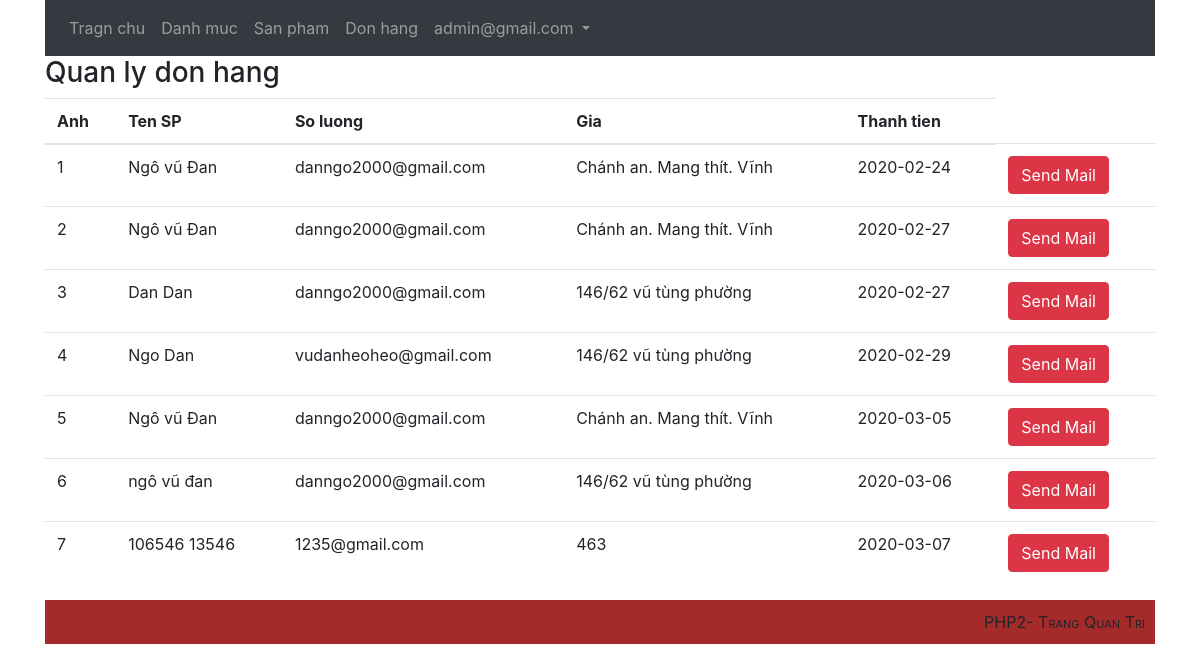
Screenshot of /admin/index.php?ctrller=donhang (signed in) with the database file from the repository.
### tables this page shows
CREATE TABLE `customer` (
  `id` int(10) NOT NULL,
  `full_name` varchar(100) NOT NULL,
  `email` varchar(255) NOT NULL,
  `address` varchar(25) NOT NULL,
  `phone` text NOT NULL,
  `created_at` date NOT NULL,
  `status` bit(1) NOT NULL
);

### admin/index.php (called while the page is built, shortened)
<?php
include '../view/admin/header.php';
    $ctrl="home";
    if(!isset($_SESSION['admin']))
    {
        $ctrl="user";
    }
    elseif(isset($_GET['ctrller']))
    {
        $ctrl=$_GET['ctrller'];
    }
    include 'controller/'.$ctrl.'.php';
include '../view/admin/footer.php';
?>

### admin/model/database.php (called while the page is built, shortened)
<?php
    class DATABASE
    {
        private $host = 'localhost';
        private $dbname = 'webhost';
        private $username = 'root';
        private $password = '';
        private $options = array(PDO::MYSQL_ATTR_INIT_COMMAND => "SET NAMES utf8",PDO::ATTR_ERRMODE => PDO::ERRMODE_EXCEPTION);
        private $sql="";
        private $DBH="";
        function __construct()
        {
            $this->DBH = new PDO('mysql:host='.$this->host.';dbname='.$this->dbname,$this->username, $this->password,$this->options);
        }
        function SetQuery($_sql)
        {
            $this->sql=$_sql;
        }
        function ThucHienTruyVan()
        {
            $result=$this->DBH->query($this->sql);
            return $result;
        }
    }
?>

### admin/model/donhang.php (called while the page is built, shortened)
<?php
    include_once('database.php');
    class DONHANG extends DATABASE
    {
        function getOrder()
        {
            $this->result=$this->ThucHienTruyVan();
            return $this->result;
        }
    }
?>

### view/admin/donhang/donhang.php (the view)
<h3>Quan ly don hang</h3>
<table class="table">
        <thead>
            <tr>
             <th>Anh</th>
              <th>Ten SP</th>
              <th>So luong</th>
              <th>Gia</th>
              <th>Thanh tien</th>
            </tr>
        </thead>
        <tbody>
            <?php
                foreach ($newOrder as $r) {
                  echo '
                  <tr>
                    <td>'.$r['id'].'</td>
                    <td>'.$r['full_name'].'</td>
                    <td>'.$r['email'].'</td>
                    <td>'.$r['address'].'</td>
                    <td>'.$r['created_at'].'</td>
                    <td><a href="index.php?ctrller=donhang&act=sendmail&id='.$r['id'].'&email='.$r['email'].'" class="btn btn-danger">Send Mail</a></td>
                  </tr>
                  ';
                }
            ?>
        </tbody>
    </table>

### rows the page displays
customer: id "1", full_name "Ngô vũ Đan", email "danngo2000@gmail.com", address "Chánh an. Mang thít. Vĩnh", created_at "2020-02-24"
customer: id "2", full_name "Ngô vũ Đan", email "danngo2000@gmail.com", address "Chánh an. Mang thít. Vĩnh", created_at "2020-02-27"
customer: id "3", full_name "Dan Dan", email "danngo2000@gmail.com", address "146/62 vũ tùng phường", created_at "2020-02-27"
customer: id "4", full_name "Ngo Dan", email "vudanheoheo@gmail.com", address "146/62 vũ tùng phường", created_at "2020-02-29"
customer: id "5", full_name "Ngô vũ Đan", email "danngo2000@gmail.com", address "Chánh an. Mang thít. Vĩnh", created_at "2020-03-05"
customer: id "6", full_name "ngô vũ đan", email "danngo2000@gmail.com", address "146/62 vũ tùng phường", created_at "2020-03-06"
customer: id "7", full_name "106546 13546", email "1235@gmail.com", address "463", created_at "2020-03-07"

### other values shown
$_SESSION["admin"] "admin@gmail.com"
